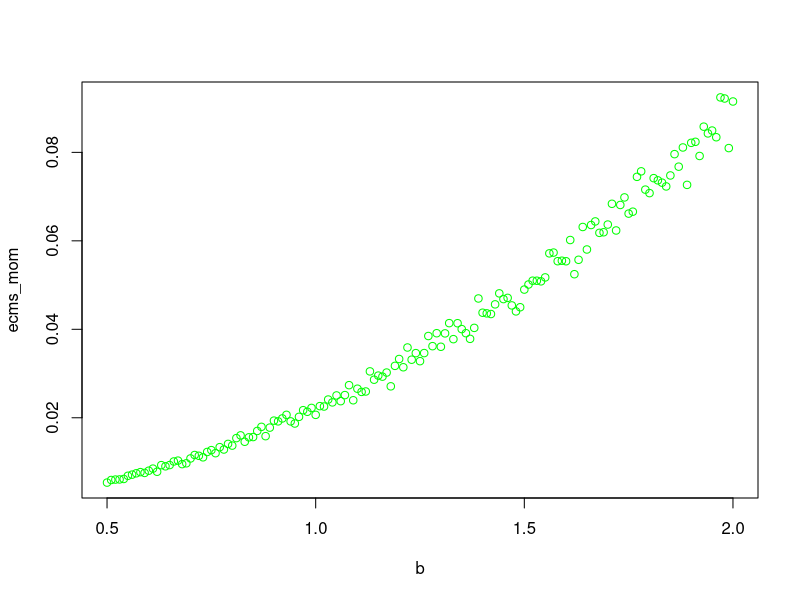
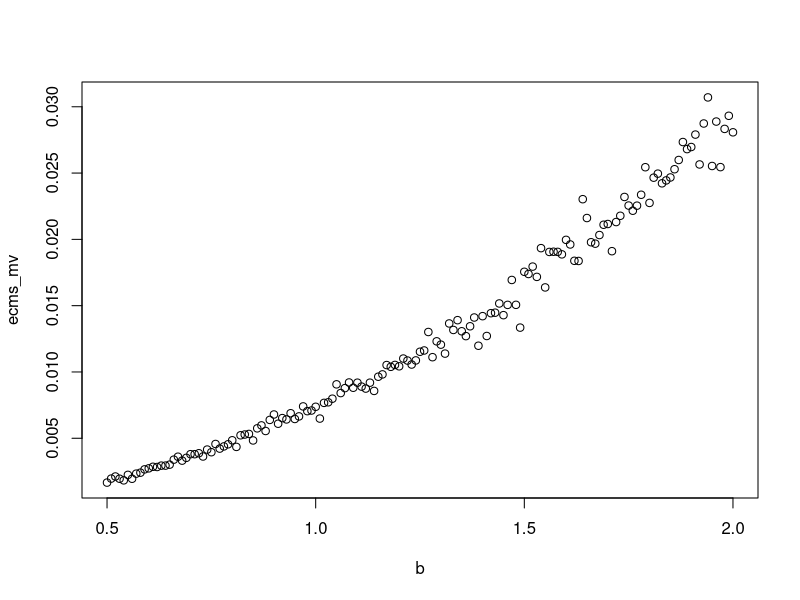
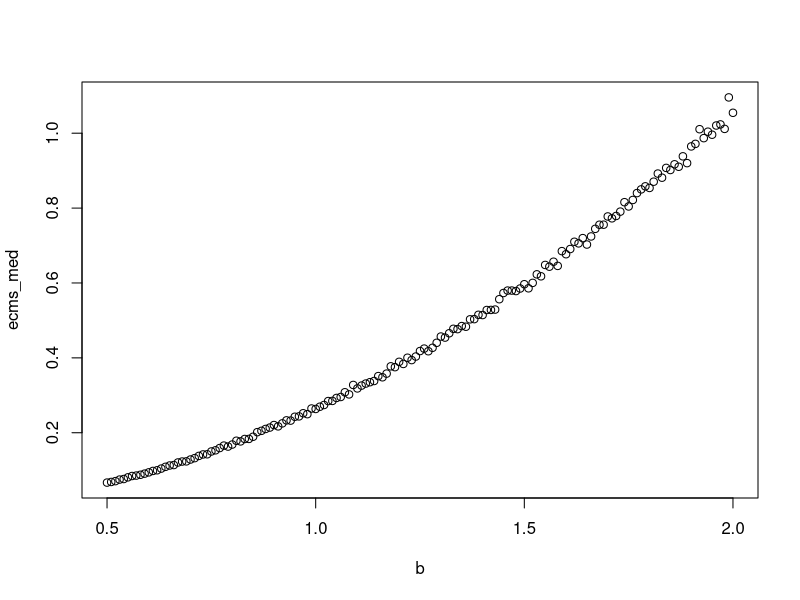
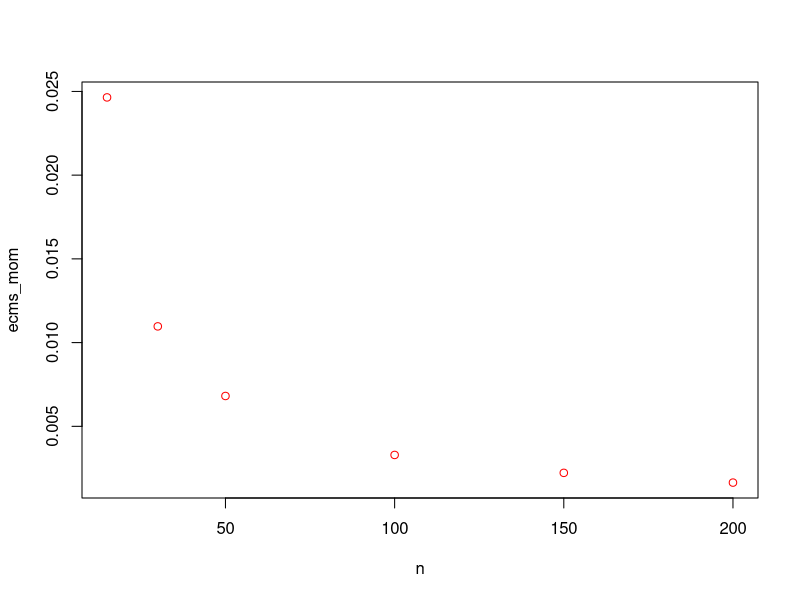
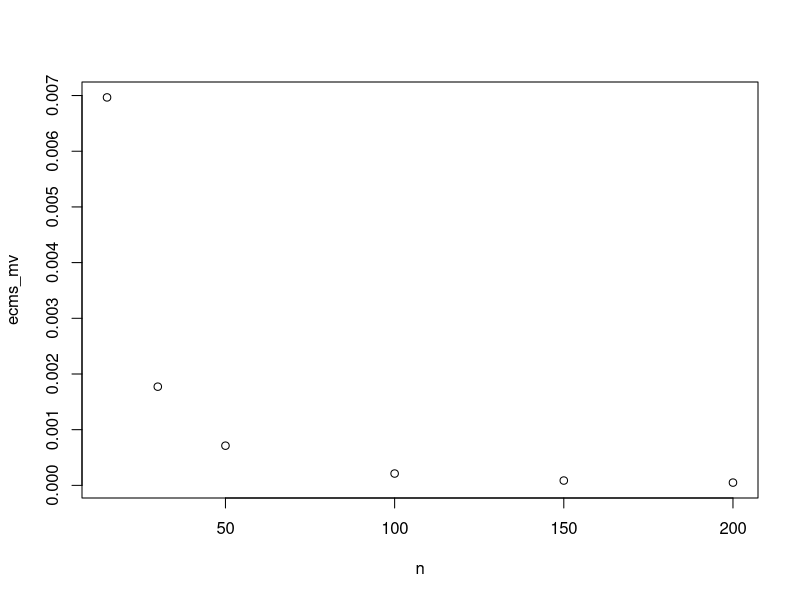
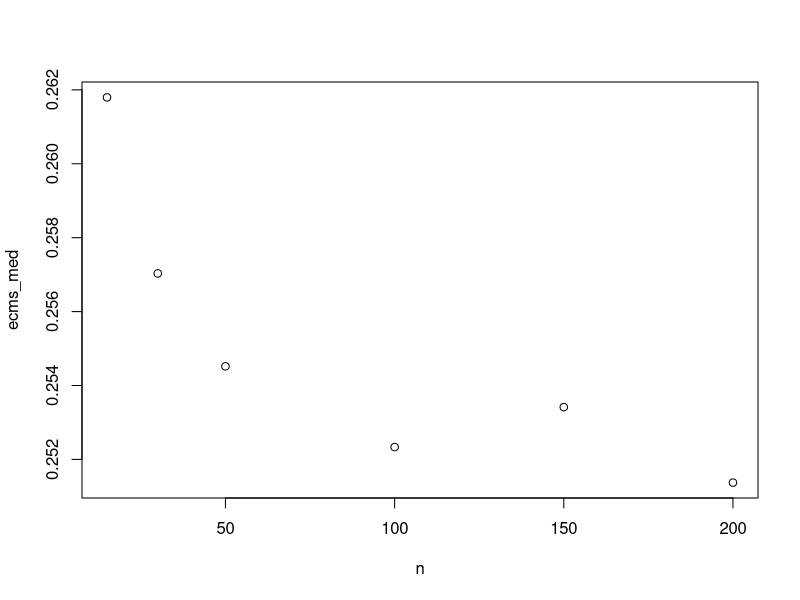

The R script that drew these images, in order:
# Ejercicio 1

n = 1000 #para que no se rompa el script
b = 1000 #para que no se rompa el script
muestra_aleatoria = runif(n, 0, b)

estimador_mom_b = 2*mean(muestra_aleatoria)

estimador_mv_b = max(muestra_aleatoria)

# Ejercicio 2
estimador_med_b = median(muestra_aleatoria)

# Ejercicio 3
b = 1; n = 15 ; muestra_aleatoria = runif(n, 0, b)
muestra_aleatoria = runif(n, 0, b)
estimador_mom_b = 2*mean(muestra_aleatoria)
estimador_mv_b = max(muestra_aleatoria)
estimador_med_b = median(muestra_aleatoria)
print(estimador_mom_b) ; print(estimador_mv_b) ; print(estimador_med_b)

error_estimador_mom_b = abs(1 - estimador_mom_b)
error_estimador_mv_b = abs(1 - estimador_mv_b)
error_estimador_med_b = abs(1 - estimador_med_b)
print(error_estimador_mom_b) ; print(error_estimador_mv_b) ; print(error_estimador_med_b)

# Ejercicio 4
# c)
lista_de_estimadores_mom = seq(1,1000,1)
lista_de_estimadores_mv = seq(1,1000,1)
lista_de_estimadores_med = seq(1,1000,1)
b = 1; n = 15
for(nrep in 1:1000) {
  muestra_aleatoria = runif(n, 0, b)
  lista_de_estimadores_mom[nrep] = 2*mean(muestra_aleatoria)
  lista_de_estimadores_mv[nrep] = max(muestra_aleatoria)
  lista_de_estimadores_med[nrep] = median(muestra_aleatoria)
}

# d)
sesgo_mom = b - mean(lista_de_estimadores_mom)
sesgo_mv = b - mean(lista_de_estimadores_mv)
sesgo_med = b - mean(lista_de_estimadores_med)

# e)
var_mom = var(lista_de_estimadores_mom)
var_mv = var(lista_de_estimadores_mv)
var_med = var(lista_de_estimadores_med)

# f)
ecm_mom = var_mom + sesgo_mom**2
ecm_mv = var_mv + sesgo_mv**2
ecm_med = var_med + sesgo_med**2


# Ejercicio 5

simulacion_mv = function(b, n){
  lista_de_estimadores_mv = seq(1,1000,1)
  for(nrep in 1:1000) {
    muestra_aleatoria = runif(n, 0, b)
    lista_de_estimadores_mv[nrep] = max(muestra_aleatoria)
  }
  sesgo_mv = b - mean(lista_de_estimadores_mv)
  var_mv = var(lista_de_estimadores_mv)
  return(var_mv + sesgo_mv**2)
}
simulacion_mom = function(b, n){
  lista_de_estimadores_mom = seq(1,1000,1)
  for(nrep in 1:1000) {
    muestra_aleatoria = runif(n, 0, b)
    lista_de_estimadores_mom[nrep] = 2*mean(muestra_aleatoria)
  }
  sesgo_mom = b - mean(lista_de_estimadores_mom)
  var_mom = var(lista_de_estimadores_mom)
  return(var_mom + sesgo_mom**2)
}
simulacion_med = function(b, n){
  lista_de_estimadores_med = seq(1,1000,1)
  for(nrep in 1:1000) {
    muestra_aleatoria = runif(n, 0, b)
    lista_de_estimadores_med[nrep] = median(muestra_aleatoria)
  }
  sesgo_med = b - mean(lista_de_estimadores_med)
  var_med = var(lista_de_estimadores_med)
  return(var_med + sesgo_med**2)
}

# Ejercicio 6
n = 15; b = seq(0.5, 2, 0.01)
ecms_mom = seq(1,150,1)
ecms_mv = seq(1,150,1)
ecms_med = seq(1,150,1)
step = 1
for(un_b in b) {
  ecms_mom[step] = simulacion_mom(un_b,n)
  ecms_mv[step] = simulacion_mv(un_b,n)
  ecms_med[step] = simulacion_med(un_b,n)
  step = step + 1
}

grafico_mom = plot(b,ecms_mom, col="green")
grafico_mv = plot(b,ecms_mv)
grafico_med = plot(b,ecms_med)

# Elegimos el de momentos.

# Ejercicio 7
n = c(15,30,50,100,150,200); b = 1
ecms_mom = seq(1,6,1)
ecms_mv = seq(1,6,1)
ecms_med = seq(1,6,1)
step = 1
for(un_n in n) {
  ecms_mom[step] = simulacion_mom(b,un_n)
  ecms_mv[step] = simulacion_mv(b,un_n)
  ecms_med[step] = simulacion_med(b,un_n)
  step = step + 1
}

grafico_mom = plot(n,ecms_mom, col="red")
grafico_mv = plot(n,ecms_mv)
grafico_med = plot(n,ecms_med)

# Sospechamos que el Med es el unico inconsistente

muestra = c(0.917,0.247,0.384,0.530,0.798,0.912,0.096,0.684, 0.394, 20.1, 0.769, 0.137, 0.352, 0.332, 0.670)
n = 15
estimador_mom_b = 2*mean(muestra)
estimador_mv_b = max(muestra)
estimador_med_b = median(muestra)

# La diferencia que hay entre cada uno. Creemos que se debe al outlayer 20.1

# Ejercicio 9
lista_de_estimadores_mom = seq(1,1000,1)
lista_de_estimadores_mv = seq(1,1000,1)
lista_de_estimadores_med = seq(1,1000,1)
b = 1; n = 15
for(nrep in 1:1000) {
  muestra_aleatoria = runif(n, 0, b)
  es_atipica = rbinom(1,1,0.05)
  if(es_atipica == 1) {
    muestra_aleatoria[1] = muestra_aleatoria[1] * 100
  }
  lista_de_estimadores_mom[nrep] = 2*mean(muestra_aleatoria)
  lista_de_estimadores_mv[nrep] = max(muestra_aleatoria)
  lista_de_estimadores_med[nrep] = median(muestra_aleatoria)
}
sesgo_mv = b - mean(lista_de_estimadores_mv)
var_mv = var(lista_de_estimadores_mv)
ecm_mv = var_mv + sesgo_mv**2

sesgo_mom = b - mean(lista_de_estimadores_mom)
var_mom = var(lista_de_estimadores_mom)
ecm_mom = var_mom + sesgo_mom**2

sesgo_med = b - mean(lista_de_estimadores_med)
var_med = var(lista_de_estimadores_med)
ecm_med = var_med + sesgo_med**2
